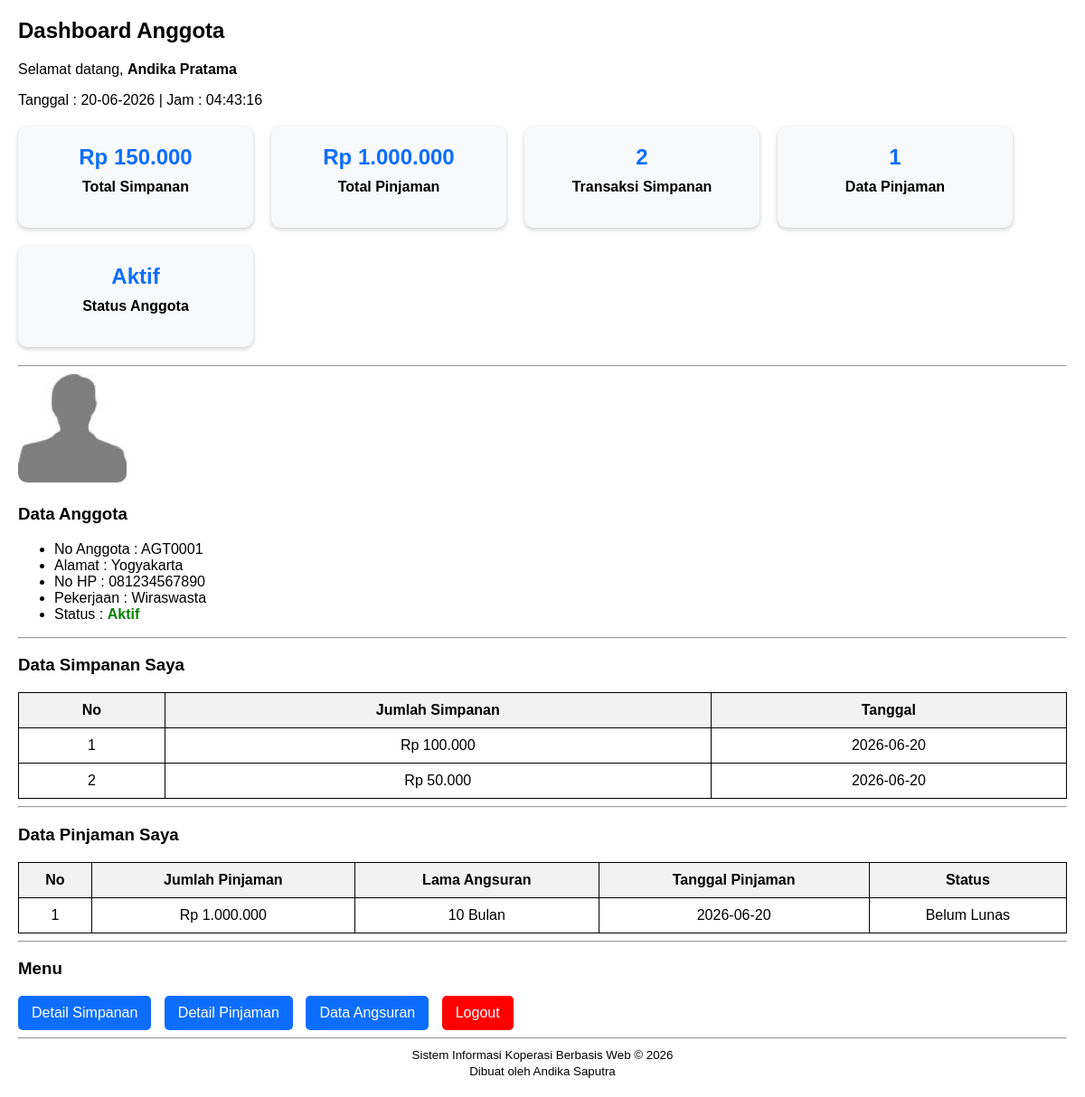
The page /dashboard_anggota.php (signed in) on the database its author committed.
### tables this page shows
CREATE TABLE `anggota` (
  `id_anggota` int(11) NOT NULL AUTO_INCREMENT,
  `no_anggota` varchar(50) DEFAULT NULL,
  `nama` varchar(255) NOT NULL,
  `alamat` text DEFAULT NULL,
  `no_hp` varchar(20) DEFAULT NULL,
  `pekerjaan` varchar(100) DEFAULT NULL,
  `tanggal_daftar` date NOT NULL,
  `status_anggota` varchar(50) DEFAULT NULL,
  `foto` varchar(255) DEFAULT 'nophoto.jpg',
  PRIMARY KEY (`id_anggota`),
  UNIQUE KEY `no_anggota` (`no_anggota`)
);

CREATE TABLE `simpanan` (
  `id` int(11) NOT NULL AUTO_INCREMENT,
  `no_anggota` varchar(50) NOT NULL,
  `jenis_simpanan` varchar(100) NOT NULL,
  `jumlah` int(11) NOT NULL,
  `tanggal` date NOT NULL,
  PRIMARY KEY (`id`)
);

CREATE TABLE `pinjaman` (
  `id` int(11) NOT NULL AUTO_INCREMENT,
  `no_anggota` varchar(50) NOT NULL,
  `jumlah_pinjaman` int(11) NOT NULL,
  `lama_angsuran` int(11) NOT NULL,
  `bunga` float NOT NULL,
  `tanggal_pinjaman` date NOT NULL,
  `status` varchar(50) NOT NULL,
  PRIMARY KEY (`id`)
);

### functions.php (called while the page is built, shortened)
<?php
function koneksi()
{
    return mysqli_connect('localhost', 'root', '', 'db_koperasi');
}
function query($query)
{
    $conn = koneksi();
    $result = mysqli_query($conn, $query);
    $rows = [];
    while ($row = mysqli_fetch_assoc($result)) {
        $rows[] = $row;
    }
    return $rows;
}

### dashboard_anggota.php (the view, shortened to what this page needs)
<?php
require 'functions.php';
$no_anggota = $_SESSION['no_anggota'];
$anggota = query("
    SELECT *
    FROM anggota
    WHERE no_anggota = '$no_anggota'
");
$anggota = $anggota[0];
$simpanan = query("
    SELECT *
    FROM simpanan
    WHERE no_anggota = '$no_anggota'
");
$pinjaman = query("
    SELECT *
    FROM pinjaman
    WHERE no_anggota = '$no_anggota'
");
$total_simpanan = 0;
foreach ($simpanan as $s) {
    $total_simpanan += $s['jumlah'];
}
$total_pinjaman = 0;
foreach ($pinjaman as $p) {
    $total_pinjaman += $p['jumlah_pinjaman'];
}
$jumlah_simpanan = count($simpanan);
$jumlah_pinjaman = count($pinjaman);
?>
<!DOCTYPE html>
<html lang="id">
<head>
</head>
<body>
<h2>Dashboard Anggota</h2>
<p>
    Selamat datang,
    <b><?= $anggota['nama']; ?></b>
</p>
<p>
    Tanggal : <?= date('d-m-Y'); ?> |
    Jam : <?= date('H:i:s'); ?>
</p>
<div class="dashboard">
    <div class="card">
        <h2>
            Rp <?= number_format($total_simpanan,0,',','.'); ?>
        </h2>
        <p>Total Simpanan</p>
    </div>
    <div class="card">
        <h2>
            Rp <?= number_format($total_pinjaman,0,',','.'); ?>
        </h2>
        <p>Total Pinjaman</p>
    </div>
    <div class="card">
        <h2><?= $jumlah_simpanan; ?></h2>
        <p>Transaksi Simpanan</p>
    </div>
    <div class="card">
        <h2><?= $jumlah_pinjaman; ?></h2>
        <p>Data Pinjaman</p>
    </div>
    <div class="card">
        <h2><?= $anggota['status_anggota']; ?></h2>
        <p>Status Anggota</p>
    </div>
</div>
<hr>
<div style="margin-bottom:20px;">
    <img src="img/<?= $anggota['foto']; ?>"
         width="120"
         style="border-radius:10px;">
</div>
<h3>Data Anggota</h3>
<ul>
    <li>No Anggota : <?= $anggota['no_anggota']; ?></li>
    <li>Alamat : <?= $anggota['alamat']; ?></li>
    <li>No HP : <?= $anggota['no_hp']; ?></li>
    <li>Pekerjaan : <?= $anggota['pekerjaan']; ?></li>
    <li>
Status :
<span style="color:green;font-weight:bold;">
    <?= $anggota['status_anggota']; ?>
</span>
</li>
</ul>
<hr>
<h3>Data Simpanan Saya</h3>
<?php if (!empty($simpanan)) : ?>
<table>
    <tr>
        <th>No</th>
        <th>Jumlah Simpanan</th>
        <th>Tanggal</th>
    </tr>
    <?php $no = 1; ?>
    <?php foreach ($simpanan as $s) : ?>
    <tr>
        <td><?= $no++; ?></td>
        <td>
            Rp <?= number_format($s['jumlah'],0,',','.'); ?>
        </td>
        <td><?= $s['tanggal']; ?></td>
    </tr>
    <?php endforeach; ?>
</table>
<?php else : ?>
<p><i>Belum ada data simpanan</i></p>
<?php endif; ?>
<hr>
<h3>Data Pinjaman Saya</h3>
<?php if (!empty($pinjaman)) : ?>
<table>
    <tr>
        <th>No</th>
        <th>Jumlah Pinjaman</th>
        <th>Lama Angsuran</th>
        <th>Tanggal Pinjaman</th>
        <th>Status</th>
    </tr>
    <?php $no = 1; ?>
    <?php foreach ($pinjaman as $p) : ?>
    <tr>
        <td><?= $no++; ?></td>
        <td>
            Rp <?= number_format($p['jumlah_pinjaman'],0,',','.'); ?>
        </td>
        <td><?= $p['lama_angsuran']; ?> Bulan</td>
        <td><?= $p['tanggal_pinjaman']; ?></td>
        <td><?= $p['status']; ?></td>
    </tr>
    <?php endforeach; ?>
</table>
<?php else : ?>
<p><i>Belum ada data pinjaman</i></p>
<?php endif; ?>
<hr>
<h3>Menu</h3>
<div class="menu">
    <a href="simpanan_anggota.php">Detail Simpanan</a>
    <a href="pinjaman_anggota.php">Detail Pinjaman</a>
    <a href="angsuran_anggota.php">Data Angsuran</a>
    <a href="logout_anggota.php" class="logout">Logout</a>
<hr>
<center>
    <small>
        Sistem Informasi Koperasi Berbasis Web © 2026<br>
        Dibuat oleh Andika Saputra
    </small>
</center>

### dashboard_anggota.php (style rules this page uses)
body { font-family: Arial, sans-serif; margin:20px; }
.dashboard { display:flex; flex-wrap:wrap; gap:20px; margin:20px 0; }
.card { width:220px; padding:20px; background:#f8f9fa; border-radius:10px; box-shadow:0 2px 5px rgba(0,0,0,.2); text-align:center; }
.card h2 { margin:0; color:#0d6efd; }
.card p { margin-top:10px; font-weight:bold; }
table { border-collapse:collapse; width:100%; }
table, th, td { border:1px solid #000; }
th { background:#f2f2f2; }
th, td { padding:10px; text-align:center; }
.menu a { display:inline-block; padding:10px 15px; margin-right:10px; background:#0d6efd; color:white; text-decoration:none; border-radius:5px; }
.logout { background:red !important; }

### rows shown on the page
anggota: nama "Andika Pratama", status_anggota "Aktif", foto (placeholder picture), no_anggota "AGT0001", alamat "Yogyakarta", no_hp "081234567890", pekerjaan "Wiraswasta"
simpanan: jumlah "100.000", tanggal "2026-06-20"
simpanan: jumlah "50.000", tanggal "2026-06-20"
pinjaman: jumlah_pinjaman "1.000.000", lama_angsuran "10", tanggal_pinjaman "2026-06-20", status "Belum Lunas"

### other values the page prints
$total_simpanan "150.000"
$total_pinjaman "1.000.000"
$jumlah_simpanan "2"
$jumlah_pinjaman "1"
